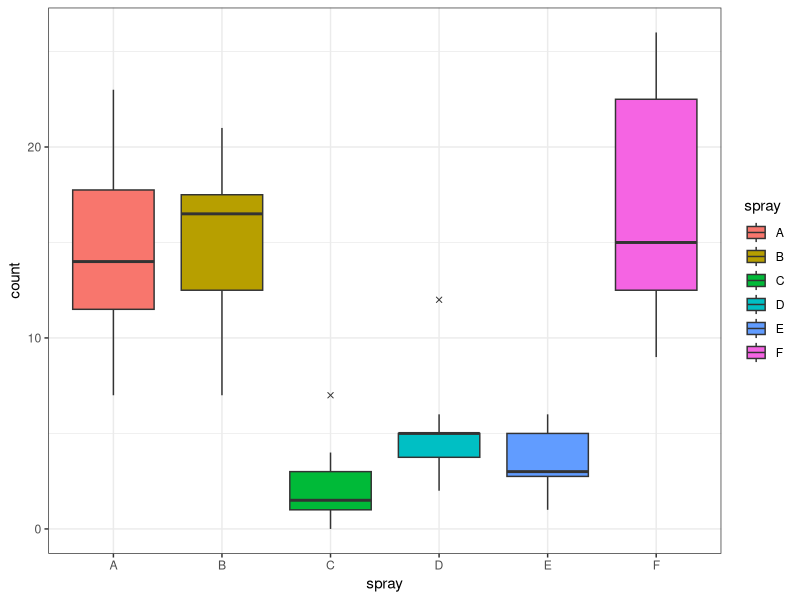
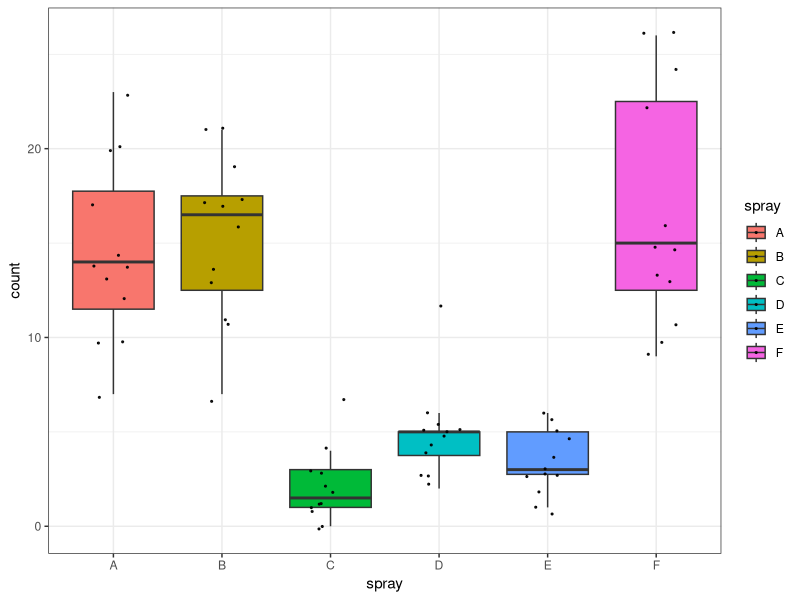
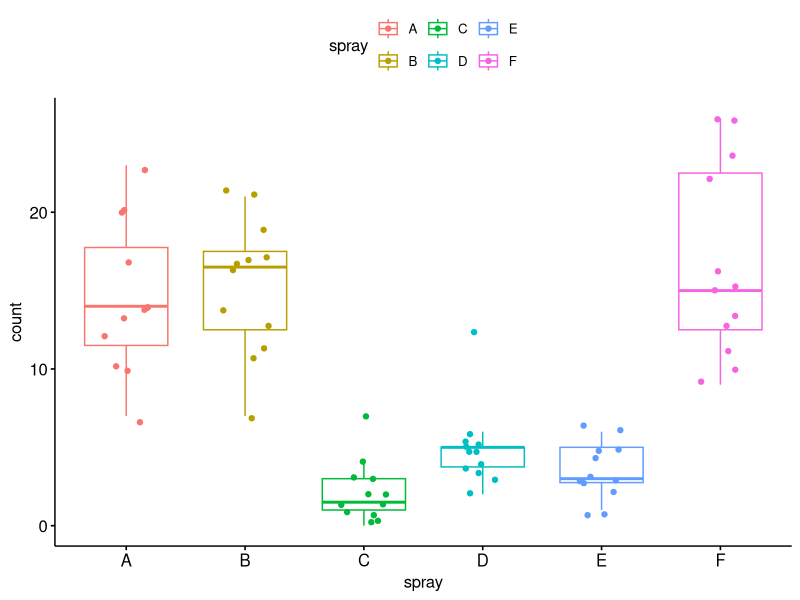
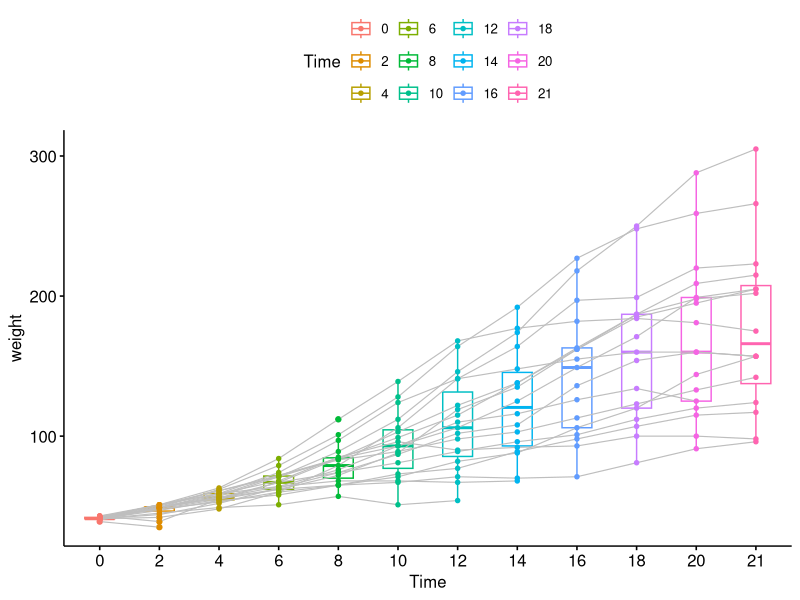
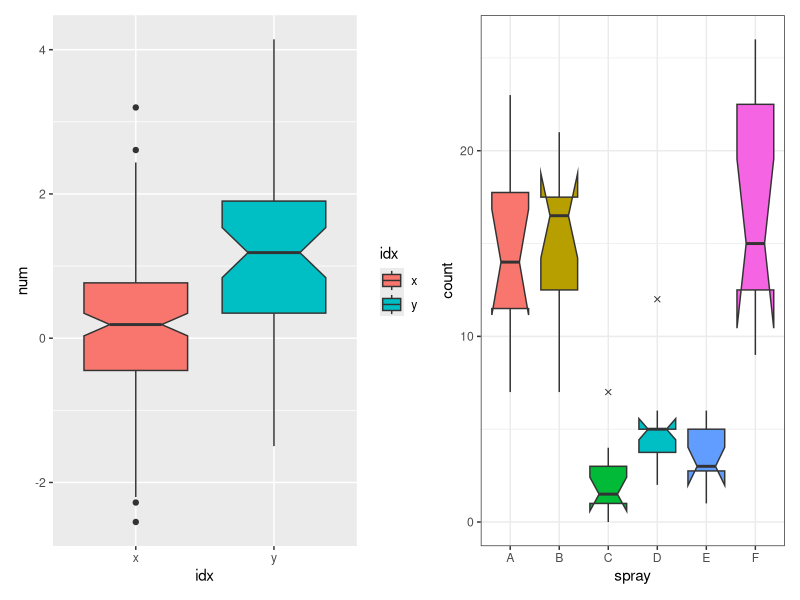
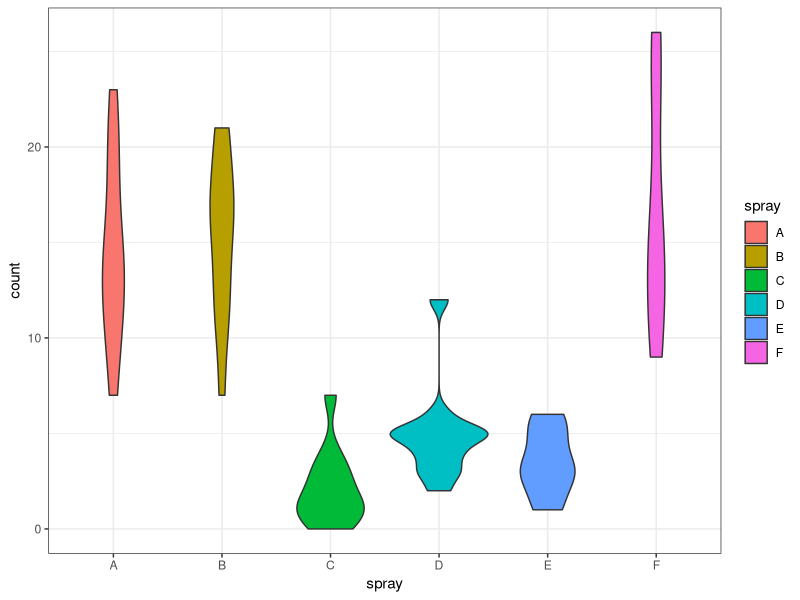
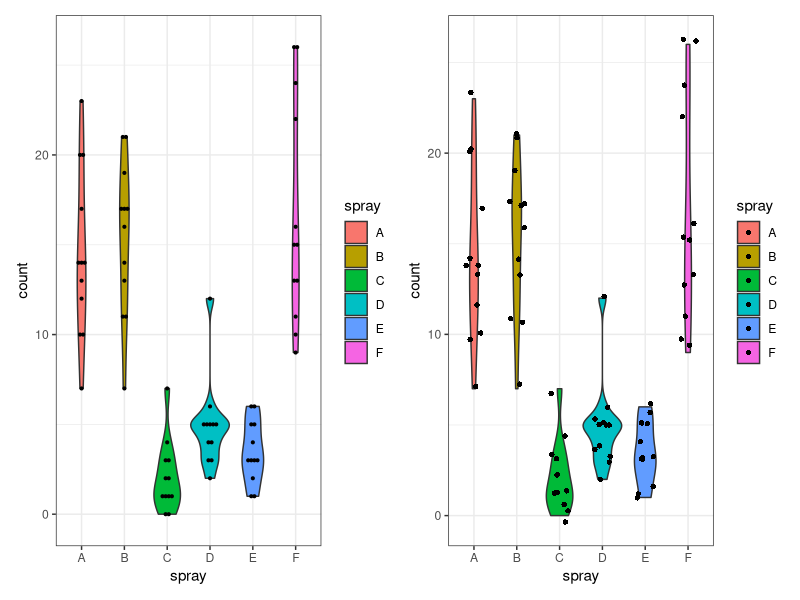

Reproduce these figures in R, in order.
## ---- chunk 1
library(ggplot2)
library(tibble)
library(patchwork)
library(ggpubr)
## ---- chunk 2
InsectSprays[1:15,]
## ---- chunk 3
ggplot(aes(y = count, x = spray, fill=spray), data = InsectSprays) +
  geom_boxplot(outlier.shape = 4)+
  theme_bw()
## ---- chunk 4
ggplot(aes(y = count, x = spray, fill=spray), data = InsectSprays) +
  geom_boxplot(outlier.shape  = NA)+
  geom_jitter(color="black", size=0.4, alpha=0.9, width = 0.2) +
  theme_bw()
## ---- chunk 5
ggboxplot(InsectSprays, x = "spray", y = "count",
                color = "spray",add = "jitter")
## ---- chunk 6
# Chick is an ordered factor with levels 18 < … < 48 giving a unique identifier for the chick. 
head(ChickWeight[ChickWeight$Diet==1,])
## ---- chunk 7
ggpaired(ChickWeight[ChickWeight$Diet==1,], x = "Time", y = "weight",id = "Chick",
 color = "Time", line.color = "gray", line.size = 0.4,xlab = "Time", ylab = "weight")
## ---- chunk 8
x <- rnorm(150)
y <- rnorm(50, mean=0.8)

g1=ggplot(
  data = data.frame(
    num = c(x, y),
    idx = c(rep("x", 150), rep("y", 50))
  ),
  aes(x = idx, y = num, fill = idx)
) +
  geom_boxplot(notch = TRUE)

g2=ggplot(aes(y = count, x = spray, fill=spray), data = InsectSprays) +
  geom_boxplot(notch = T, outlier.shape = 4, show.legend = F)+
  theme_bw()

g1+g2
## ---- chunk 9
ggplot(aes(y = count, x = spray, fill=spray), data = InsectSprays) +
  geom_violin()+
  theme_bw()
## ---- chunk 10
g1=ggplot(aes(y = count, x = spray), data = InsectSprays) +
  geom_violin(aes(fill=spray))+
  geom_dotplot(binaxis='y', stackdir='center',dotsize = 0.2)+
  theme_bw()

g2=ggplot(aes(y = count, x = spray, fill=spray), data = InsectSprays) +
  geom_violin()+
  geom_jitter(shape=16, position=position_jitter(0.2))+
  theme_bw()
g1+g2
